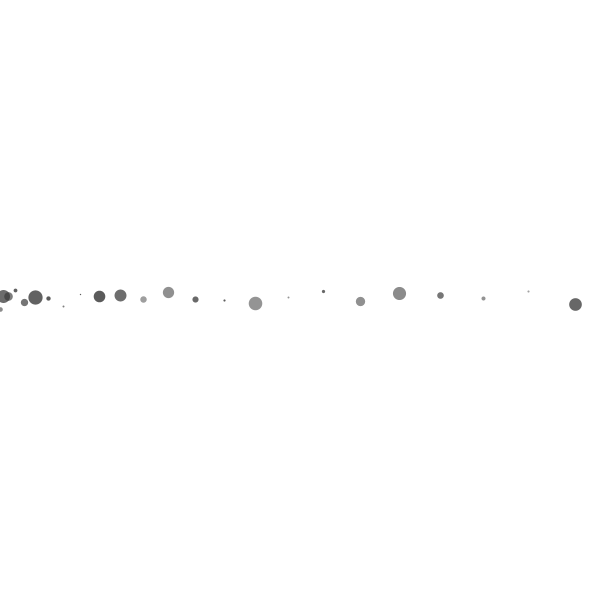
Frame 1 (no input)
Frame 60 (the mouse pressed at the canvas centre just before this capture): identical to frame 1, image omitted
Frame 120 (the mouse held since frame 60 and released just before this capture): identical to frame 1, image omitted

The Processing sketch that drew this single still picture (run headless with seeded random() and noise(); from frame 60 on, the mouse is pressed at the canvas centre):

// Processing sketch: lines04
// ── lines04.pde
void setup() {
  size(600, 600);
  background(255);
  //point(300, 300);
  
  int pointCount = 300;
  float gap = width/(pointCount-1);
  for(int i=0; i<pointCount; i++){
    stroke(random(0, 120), 165);
    strokeWeight(random(1, 15));
    point(gap*i + (i*i), height/2 + random(-10, 10) );
  }
}


void draw() {
}
